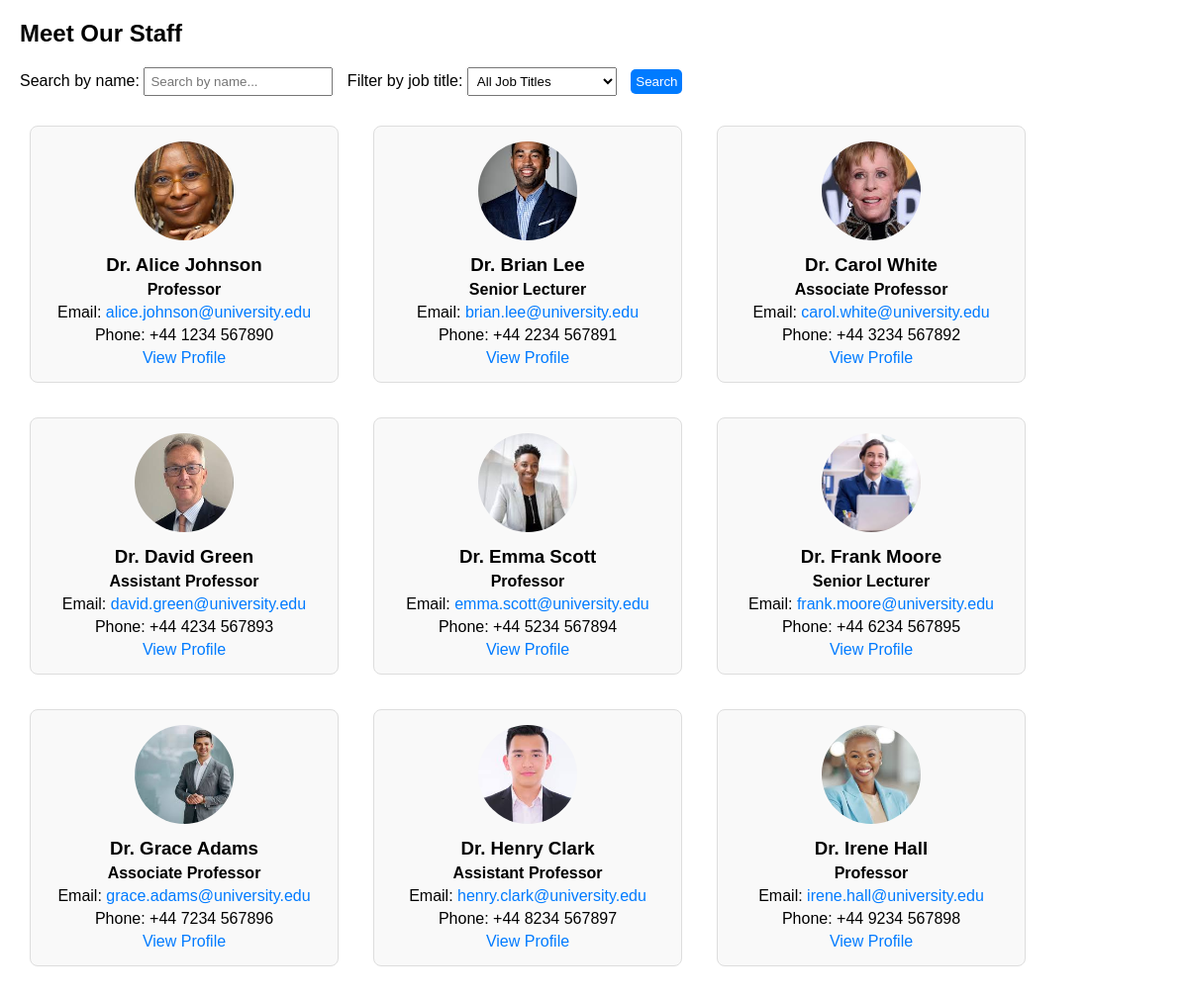
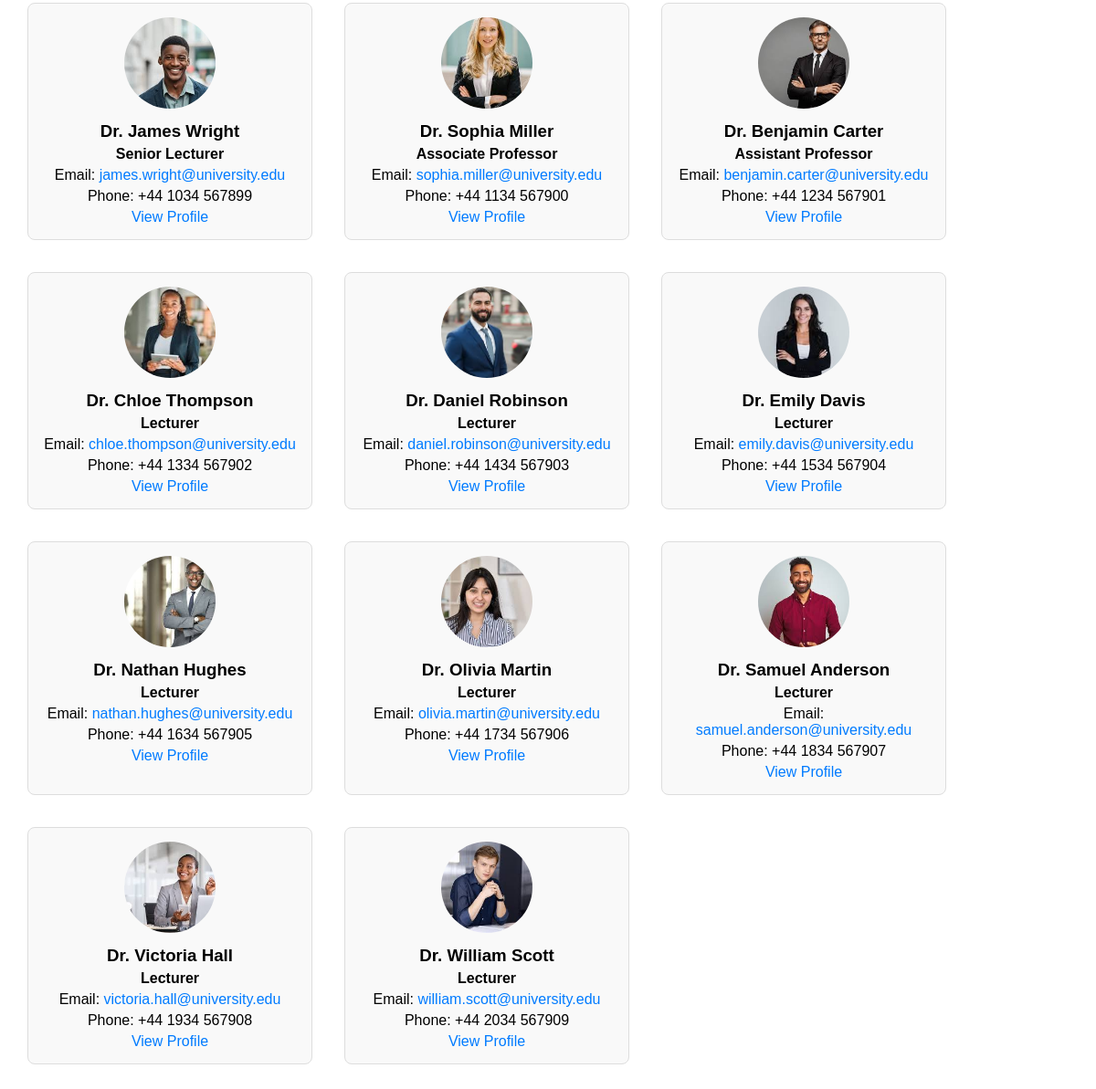
The app's page /staff/staff.php with its own data (2 pictures, top to bottom).
### tables this page shows
CREATE TABLE `Staff` (
  `StaffID` int(11) NOT NULL,
  `Name` text NOT NULL,
  `JobTitle` varchar(255) NOT NULL DEFAULT 'Lecturer',
  `Photo` varchar(255) DEFAULT 'default.jpg',
  `Email` varchar(255) DEFAULT NULL,
  `Phone` varchar(20) DEFAULT NULL,
  `Biography` text DEFAULT NULL
);

### staff/staff.php (the view, shortened to what this page needs)
<?php
require 'db_connect.php';
$search = isset($_GET['search']) ? $_GET['search'] : '';
$sql = "SELECT StaffID, Name, JobTitle, Photo, Email, Phone FROM Staff WHERE Name LIKE :search";
$params = ['search' => "%$search%"];
$stmt = $pdo->prepare($sql);
$stmt->execute($params);
$staffMembers = $stmt->fetchAll(PDO::FETCH_ASSOC);
?>
<!DOCTYPE html>
<html lang="en">
<head>
</head>
<body>
    <h2>Meet Our Staff</h2>
    <form method="GET" action="">
        <label for="search">Search by name:</label>
        <input type="text" id="search" name="search" placeholder="Search by name..." value="<?php echo htmlspecialchars($search); ?>">
        <label for="jobFilter">Filter by job title:</label>
        <select id="jobFilter" name="jobFilter">
            <option value="">All Job Titles</option>
        </select>
        <button type="submit">Search</button>
    </form>
    <div class="staff-container">
        <?php foreach ($staffMembers as $staff) { ?>
            <div class="staff-card">
                <img src="staff_photo/<?php echo htmlspecialchars($staff['Photo']); ?>" alt="Photo of <?php echo htmlspecialchars($staff['Name']); ?>">
                <h3><?php echo htmlspecialchars($staff['Name']); ?></h3>
                <p><strong><?php echo htmlspecialchars($staff['JobTitle']); ?></strong></p>
                <p>Email: <a href="mailto:<?php echo htmlspecialchars($staff['Email']); ?>"><?php echo htmlspecialchars($staff['Email']); ?></a></p>
                <p>Phone: <?php echo htmlspecialchars($staff['Phone']); ?></p>
                <a href="staff_details.php?staff_id=<?php echo $staff['StaffID']; ?>" tabindex="0">View Profile</a>
            </div>
        <?php } ?>
    </div>
</body>
</html>

### staff/staff.php (style rules this page uses)
body { font-family: Arial, sans-serif; margin: 20px; }
.staff-container { display: flex; flex-wrap: wrap; gap: 15px; }
.staff-card { border: 1px solid #ddd; padding: 15px; margin: 10px; width: 280px; background-color: #f9f9f9; border-radius: 8px; text-align: center; }
.staff-card img { width: 100px; height: 100px; border-radius: 50%; object-fit: cover; margin-bottom: 10px; }
.staff-card h3 { margin: 0 0 5px; }
.staff-card p { margin: 5px 0; }
.staff-card a { color: #007bff; text-decoration: none; }
form { margin-bottom: 20px; }
input, select, button { padding: 5px; margin-right: 10px; }
button { background-color: #007bff; color: white; border: none; border-radius: 5px; }

### records on screen
staff: Photo (picture), Name "Dr. Alice Johnson", JobTitle "Professor", Email "alice.johnson@university.edu", Phone "+44 1234 567890"
staff: Photo (picture), Name "Dr. Brian Lee", JobTitle "Senior Lecturer", Email "brian.lee@university.edu", Phone "+44 2234 567891"
staff: Photo (picture), Name "Dr. Carol White", JobTitle "Associate Professor", Email "carol.white@university.edu", Phone "+44 3234 567892"
staff: Photo (picture), Name "Dr. David Green", JobTitle "Assistant Professor", Email "david.green@university.edu", Phone "+44 4234 567893"
staff: Photo (picture), Name "Dr. Emma Scott", JobTitle "Professor", Email "emma.scott@university.edu", Phone "+44 5234 567894"
staff: Photo (picture), Name "Dr. Frank Moore", JobTitle "Senior Lecturer", Email "frank.moore@university.edu", Phone "+44 6234 567895"
staff: Photo (picture), Name "Dr. Grace Adams", JobTitle "Associate Professor", Email "grace.adams@university.edu", Phone "+44 7234 567896"
staff: Photo (picture), Name "Dr. Henry Clark", JobTitle "Assistant Professor", Email "henry.clark@university.edu", Phone "+44 8234 567897"
staff: Photo (picture), Name "Dr. Irene Hall", JobTitle "Professor", Email "irene.hall@university.edu", Phone "+44 9234 567898"
staff: Photo (picture), Name "Dr. James Wright", JobTitle "Senior Lecturer", Email "james.wright@university.edu", Phone "+44 1034 567899"
staff: Photo (picture), Name "Dr. Sophia Miller", JobTitle "Associate Professor", Email "sophia.miller@university.edu", Phone "+44 1134 567900"
staff: Photo (picture), Name "Dr. Benjamin Carter", JobTitle "Assistant Professor", Email "benjamin.carter@university.edu", Phone "+44 1234 567901"
staff: Photo (picture), Name "Dr. Chloe Thompson", JobTitle "Lecturer", Email "chloe.thompson@university.edu", Phone "+44 1334 567902"
staff: Photo (picture), Name "Dr. Daniel Robinson", JobTitle "Lecturer", Email "daniel.robinson@university.edu", Phone "+44 1434 567903"
staff: Photo (picture), Name "Dr. Emily Davis", JobTitle "Lecturer", Email "emily.davis@university.edu", Phone "+44 1534 567904"
staff: Photo (picture), Name "Dr. Nathan Hughes", JobTitle "Lecturer", Email "nathan.hughes@university.edu", Phone "+44 1634 567905"
staff: Photo (picture), Name "Dr. Olivia Martin", JobTitle "Lecturer", Email "olivia.martin@university.edu", Phone "+44 1734 567906"
staff: Photo (picture), Name "Dr. Samuel Anderson", JobTitle "Lecturer", Email "samuel.anderson@university.edu", Phone "+44 1834 567907"
staff: Photo (picture), Name "Dr. Victoria Hall", JobTitle "Lecturer", Email "victoria.hall@university.edu", Phone "+44 1934 567908"
staff: Photo (picture), Name "Dr. William Scott", JobTitle "Lecturer", Email "william.scott@university.edu", Phone "+44 2034 567909"
